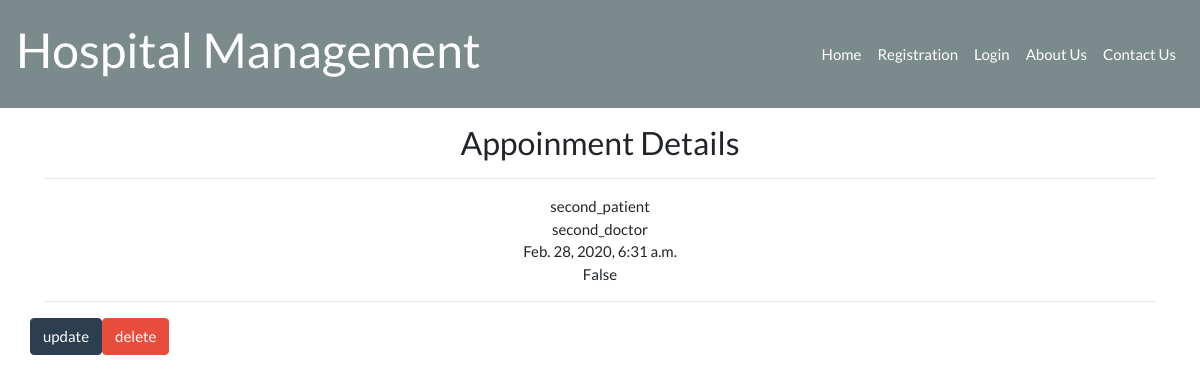
Screenshot of /appoinments/appoinment_detail/6 with the database file from the repository.
### appoinments/models.py (models this page shows, shortened)
class Appoinment(models.Model):
    user=models.ForeignKey(Customuser,related_name='apatient',on_delete=models.CASCADE)
    doctor=models.ForeignKey(Customuser,related_name='adoctor',on_delete=models.CASCADE)
    Gender_choices=(('Male','Male'),
        ('Female','Female'),
         )
    gender = models.CharField(max_length=10,choices=Gender_choices)
    phno = models.CharField(max_length=100)
    appoinmentdate = models.DateTimeField()
    address = models.CharField(max_length=100)
    city = models.CharField(max_length=100)
    pincode= models.IntegerField()
    state = models.CharField(max_length=100)
    status=models.BooleanField(default=False)

### customuser/models.py (models this page shows, shortened)
class Customuser(AbstractBaseUser):
    Type_choices=(('Doctor','Doctor'),
        ('Patient','Patient'),
        ('Admin','Admin'),
         )
    email = models.EmailField(unique=True)
    username = models.CharField(max_length=100,unique=True)
    password = models.CharField(max_length=100)
    type=models.CharField(max_length=100,choices=Type_choices)
    is_active = models.BooleanField(default=True)
    is_admin = models.BooleanField(default=False)
    is_staff = models.BooleanField(default=False)
    USERNAME_FIELD = 'email'
    REQUIRED_FIELDS = ['username','type'
    ]
    objects = MyUserManager()

### appoinments/views.py (the view)
# urls.py: path('appoinment_detail/<int:id>',views.appoinment_detail,name='appoinment_detail'),
def appoinment_detail(request,id):
    appoinment=get_object_or_404(Appoinment,pk=id)
    return render(request,'appoinments/apnt_detail.html',{'object':appoinment})

### appoinments/templates/appoinments/apnt_detail.html (shortened to what this page needs)
{% extends 'shared/base.html' %}
{% load bootstrap4 %}
{% block content %}
    <section id="details">
        <div class="container">
            <div class="row mt-3">
                <div class="col text-center">
                    <h3>Appoinment Details</h3>
                    <hr>
     <p>
        {{ object.user.username }}<br/>
        {{ object.doctor.username }}<br/>
        {{ object.appoinmentdate }}<br/>
        {{ object.status }}<br/>
      </p>
                    <hr>
                    <div class="row mt-3">
                        <a href="{% url 'update_appoinment' object.id %}" class="btn btn-primary">update </a>
                      <a href="{% url 'appoinment_delete' object.id %}" class="btn btn-danger">delete</a>
                    </div>
                </div>
            </div>
        </div>
    </section>
{% endblock %}

### rows the page displays
Appoinment: user.username "second_patient", doctor.username "second_doctor", appoinmentdate "Feb. 28, 2020, 6:31 a.m.", status "False"
